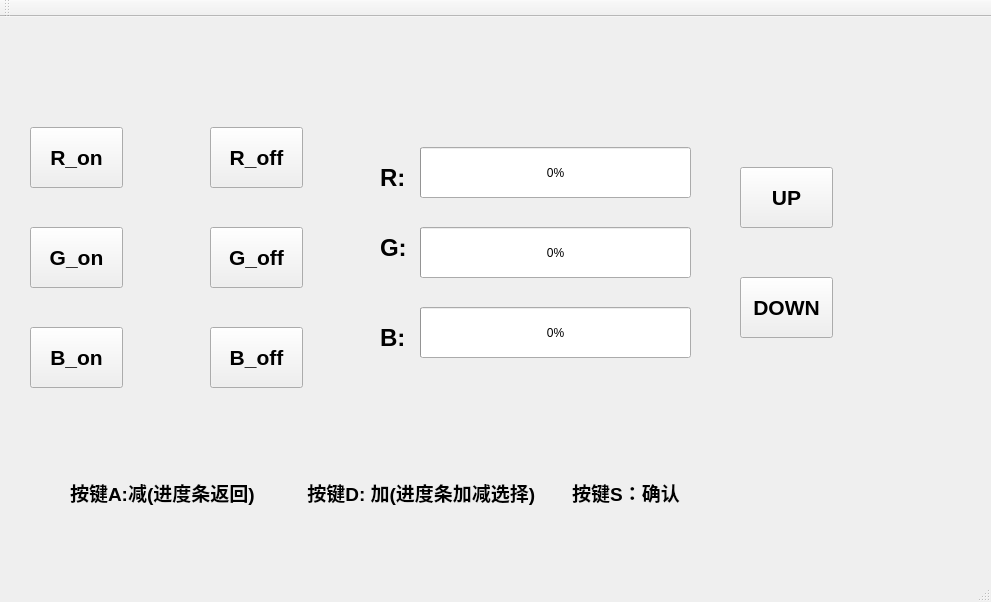
<?xml version="1.0" encoding="UTF-8"?>
<ui version="4.0">
 <class>MainWindow</class>
 <widget class="QMainWindow" name="MainWindow">
  <property name="geometry">
   <rect>
    <x>0</x>
    <y>0</y>
    <width>991</width>
    <height>602</height>
   </rect>
  </property>
  <property name="windowTitle">
   <string>MainWindow</string>
  </property>
  <property name="styleSheet">
   <string notr="true"/>
  </property>
  <widget class="QWidget" name="centralWidget">
   <widget class="QProgressBar" name="progressBar_R">
    <property name="geometry">
     <rect>
      <x>420</x>
      <y>130</y>
      <width>271</width>
      <height>51</height>
     </rect>
    </property>
    <property name="value">
     <number>0</number>
    </property>
   </widget>
   <widget class="QProgressBar" name="progressBar_G">
    <property name="geometry">
     <rect>
      <x>420</x>
      <y>210</y>
      <width>271</width>
      <height>51</height>
     </rect>
    </property>
    <property name="value">
     <number>0</number>
    </property>
   </widget>
   <widget class="QProgressBar" name="progressBar_B">
    <property name="geometry">
     <rect>
      <x>420</x>
      <y>290</y>
      <width>271</width>
      <height>51</height>
     </rect>
    </property>
    <property name="value">
     <number>0</number>
    </property>
   </widget>
   <widget class="QLabel" name="label">
    <property name="geometry">
     <rect>
      <x>380</x>
      <y>140</y>
      <width>31</width>
      <height>41</height>
     </rect>
    </property>
    <property name="font">
     <font>
      <family>Arial</family>
      <pointsize>18</pointsize>
      <weight>75</weight>
      <bold>true</bold>
     </font>
    </property>
    <property name="text">
     <string>R:</string>
    </property>
   </widget>
   <widget class="QLabel" name="label_2">
    <property name="geometry">
     <rect>
      <x>380</x>
      <y>210</y>
      <width>41</width>
      <height>41</height>
     </rect>
    </property>
    <property name="font">
     <font>
      <family>Arial</family>
      <pointsize>18</pointsize>
      <weight>75</weight>
      <bold>true</bold>
     </font>
    </property>
    <property name="text">
     <string>G:</string>
    </property>
   </widget>
   <widget class="QLabel" name="label_3">
    <property name="geometry">
     <rect>
      <x>380</x>
      <y>300</y>
      <width>31</width>
      <height>41</height>
     </rect>
    </property>
    <property name="font">
     <font>
      <family>Arial</family>
      <pointsize>18</pointsize>
      <weight>75</weight>
      <bold>true</bold>
     </font>
    </property>
    <property name="text">
     <string>B:</string>
    </property>
   </widget>
   <widget class="QPushButton" name="R_on">
    <property name="geometry">
     <rect>
      <x>30</x>
      <y>110</y>
      <width>93</width>
      <height>61</height>
     </rect>
    </property>
    <property name="font">
     <font>
      <family>Arial</family>
      <pointsize>16</pointsize>
      <weight>75</weight>
      <bold>true</bold>
     </font>
    </property>
    <property name="text">
     <string>R_on</string>
    </property>
   </widget>
   <widget class="QPushButton" name="B_on">
    <property name="geometry">
     <rect>
      <x>30</x>
      <y>310</y>
      <width>93</width>
      <height>61</height>
     </rect>
    </property>
    <property name="font">
     <font>
      <family>Arial</family>
      <pointsize>16</pointsize>
      <weight>75</weight>
      <bold>true</bold>
     </font>
    </property>
    <property name="text">
     <string>B_on</string>
    </property>
   </widget>
   <widget class="QPushButton" name="G_off">
    <property name="geometry">
     <rect>
      <x>210</x>
      <y>210</y>
      <width>93</width>
      <height>61</height>
     </rect>
    </property>
    <property name="font">
     <font>
      <family>Arial</family>
      <pointsize>16</pointsize>
      <weight>75</weight>
      <bold>true</bold>
     </font>
    </property>
    <property name="text">
     <string>G_off</string>
    </property>
   </widget>
   <widget class="QPushButton" name="G_on">
    <property name="geometry">
     <rect>
      <x>30</x>
      <y>210</y>
      <width>93</width>
      <height>61</height>
     </rect>
    </property>
    <property name="font">
     <font>
      <family>Arial</family>
      <pointsize>16</pointsize>
      <weight>75</weight>
      <bold>true</bold>
     </font>
    </property>
    <property name="text">
     <string>G_on</string>
    </property>
   </widget>
   <widget class="QPushButton" name="R_off">
    <property name="geometry">
     <rect>
      <x>210</x>
      <y>110</y>
      <width>93</width>
      <height>61</height>
     </rect>
    </property>
    <property name="font">
     <font>
      <family>Arial</family>
      <pointsize>16</pointsize>
      <weight>75</weight>
      <bold>true</bold>
     </font>
    </property>
    <property name="text">
     <string>R_off</string>
    </property>
   </widget>
   <widget class="QPushButton" name="B_off">
    <property name="geometry">
     <rect>
      <x>210</x>
      <y>310</y>
      <width>93</width>
      <height>61</height>
     </rect>
    </property>
    <property name="font">
     <font>
      <family>Arial</family>
      <pointsize>16</pointsize>
      <weight>75</weight>
      <bold>true</bold>
     </font>
    </property>
    <property name="text">
     <string>B_off</string>
    </property>
   </widget>
   <widget class="QPushButton" name="UP">
    <property name="geometry">
     <rect>
      <x>740</x>
      <y>150</y>
      <width>93</width>
      <height>61</height>
     </rect>
    </property>
    <property name="font">
     <font>
      <family>Arial</family>
      <pointsize>16</pointsize>
      <weight>75</weight>
      <bold>true</bold>
     </font>
    </property>
    <property name="text">
     <string>UP</string>
    </property>
   </widget>
   <widget class="QPushButton" name="DOWN">
    <property name="geometry">
     <rect>
      <x>740</x>
      <y>260</y>
      <width>93</width>
      <height>61</height>
     </rect>
    </property>
    <property name="font">
     <font>
      <family>Arial</family>
      <pointsize>16</pointsize>
      <weight>75</weight>
      <bold>true</bold>
     </font>
    </property>
    <property name="text">
     <string>DOWN</string>
    </property>
   </widget>
   <widget class="QLabel" name="label_4">
    <property name="geometry">
     <rect>
      <x>70</x>
      <y>430</y>
      <width>821</width>
      <height>91</height>
     </rect>
    </property>
    <property name="font">
     <font>
      <family>Arial</family>
      <pointsize>14</pointsize>
      <weight>75</weight>
      <bold>true</bold>
     </font>
    </property>
    <property name="text">
     <string>按键A:减(进度条返回)          按键D: 加(进度条加减选择)       按键S：确认</string>
    </property>
   </widget>
  </widget>
  <widget class="QMenuBar" name="menuBar">
   <property name="geometry">
    <rect>
     <x>0</x>
     <y>0</y>
     <width>991</width>
     <height>26</height>
    </rect>
   </property>
  </widget>
  <widget class="QToolBar" name="mainToolBar">
   <attribute name="toolBarArea">
    <enum>TopToolBarArea</enum>
   </attribute>
   <attribute name="toolBarBreak">
    <bool>false</bool>
   </attribute>
  </widget>
  <widget class="QStatusBar" name="statusBar"/>
 </widget>
 <layoutdefault spacing="6" margin="11"/>
 <resources/>
 <connections/>
</ui>
